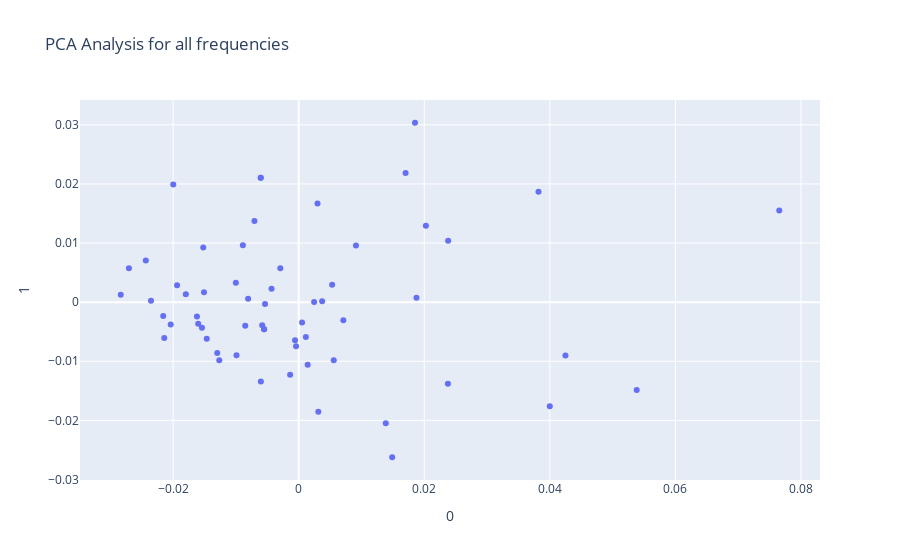

The notebook cell this image was saved under:
### Code cell
X = combined_freq

pca = PCA(n_components=10)
components = pca.fit_transform(X)

fig = px.scatter(components, x=0, y=1, title= "PCA Analysis for all frequencies")
fig.show()
